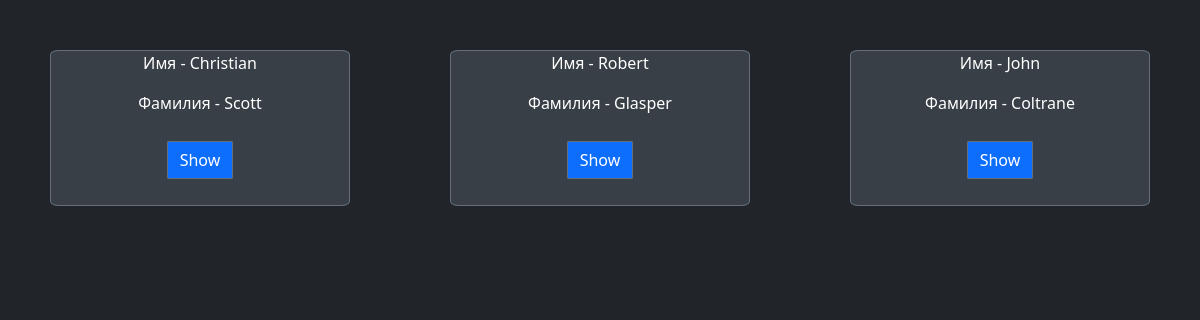
/jazz/, run on the app's committed database.
### jazz/models.py (models this page shows, shortened)
class Jazz(models.Model):
    Category = models.ForeignKey(Categorys, on_delete=models.CASCADE)
    Author_Name = models.CharField(max_length=50)
    Author_Sure_Name = models.CharField(max_length=50)
    Author_Age = models.PositiveIntegerField()
    Info = models.TextField()

### jazz/views.py (the view)
# urls.py: path('', show_jazz_page),
def show_jazz_page(request):
    return render(request, "category.html", context={'objects': Jazz.objects.all()})

### templates/category.html (shortened to what this page needs)
<!DOCTYPE html>
<html lang="en">
<head>
  <link href="/docs/5.3/dist/css/bootstrap.min.css" rel="stylesheet">
  <link href="https://cdn.jsdelivr.net/npm/bootstrap@5.3.0-alpha3/dist/css/bootstrap.min.css" rel="stylesheet">
</head>
<body class="d-flex h-100 text-center text-bg-dark">
    {% for object in objects%}
    <div style="display: flex; flex-direction: column; margin: auto; margin-top: 50px; border: 1px solid #63707c; width: 300px; border-radius: 3%; background-color: #383f46;">
        <p>Имя - {{object.Author_Name}}</p>
        <p>Фамилия - {{object.Author_Sure_Name}}</p>
        <p><a href="{{object.pk}}" name="add_button"  class="btn btn-primary" style="margin-top: 20px;  margin: 10px; border: 1px solid #63707c; border-radius: 3%;color: white;  text-decoration: none;">Show</a></p>
    </div>
    {% endfor %}
</body>
</html>

### data on the page
Jazz: Author_Name "Christian", Author_Sure_Name "Scott"
Jazz: Author_Name "Robert", Author_Sure_Name "Glasper"
Jazz: Author_Name "John", Author_Sure_Name "Coltrane"
